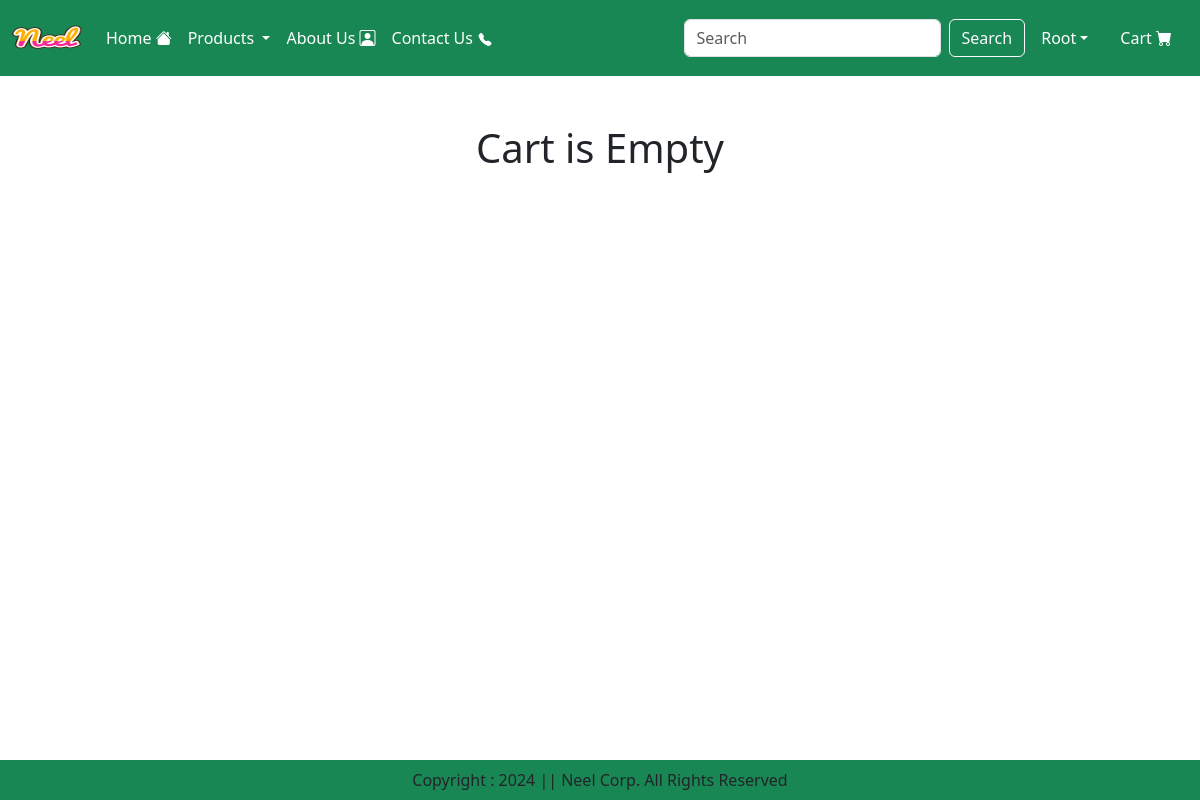
Before: /cart/ (signed in) with the older database file.
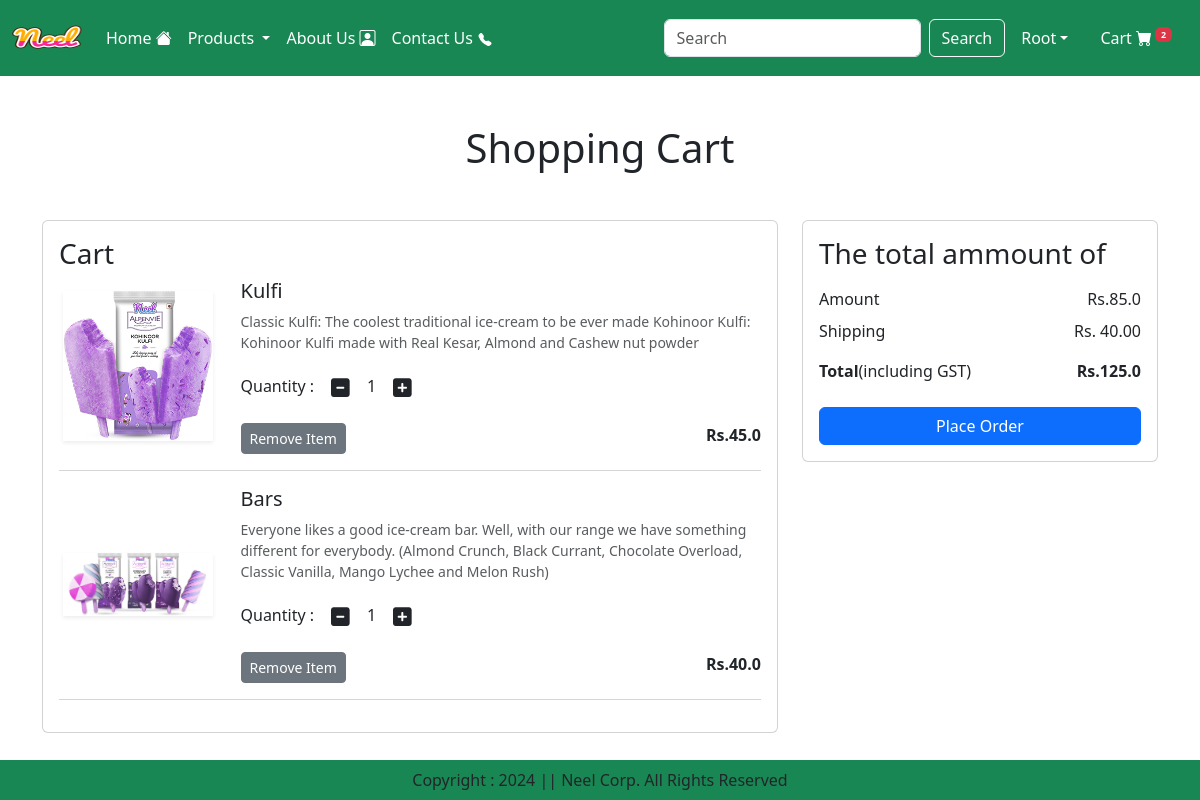
After: the same page with the newer database file.
### app/models.py (models this page shows, shortened)
class Cart(models.Model):
    user = models.ForeignKey(User,on_delete=models.CASCADE)
    product = models.ForeignKey(Product,on_delete=models.CASCADE)
    quantity = models.PositiveIntegerField(default=1)

class Product(models.Model):
    title = models.CharField( max_length=100)
    selling_price = models.FloatField()
    discounted_price = models.FloatField()
    description = models.TextField()
    composition = models.TextField()
    prodapp = models.TextField(default='')
    category = models.CharField(choices=CATEGORY_CHOICES, max_length=2)
    product_image = models.ImageField(upload_to='product',null=True)

### app/views.py (the view)
# urls.py: path("cart/",showcart,name="showcart"),
@login_required
def showcart(request):
    cartitem = cart_num(request)
    user = request.user
    cart = Cart.objects.filter(user=user)
    amount = 0
    for p in cart:
        value = p.quantity * p.product.discounted_price
        amount+=value
    totalamount = amount +40
    return render(request,'cart.html',locals())

### app/views.py (called while the page is built)
def cart_num(request)->int:
    if request.user.is_authenticated:
        return  len(Cart.objects.filter(user=request.user))

### app/templates/cart.html (shortened to what this page needs)
{% extends "base.html" %}
{% load static %}
{% block main %}
<div class="container my-5">
    <div class="row">
        {% if cart %}
        <h1 class="text-center mb-5">Shopping Cart</h1>
        <div class="col-sm-8">
            <div class="card">
                <div class="card-body">
                    <h3>Cart</h3>
                    {% for item in cart %}
                    <div class="row">
                        <div class="col-sm-3 text-center align-self-center"><img src="{{item.product.product_image.url}}" class="img-fluid img-tumbnail shadow-sm" height="150" width="150" alt="">
                        </div>
                        <div class="col-sm-9">
                            <div>
                                <h5>{{item.product.title}}</h5>
                                <p class="mb-2 text-muted small">{{item.product.description}}</p>
                                <div class="my-3">
                                    <label for="quantity">Quantity :</label>
                                    <a class="minus-cart btn" pid="{{item.product.id}}"><i class="fas fa-minus-square fa-lg"></i></a>
                                    <span id="quantity">{{item.quantity}}</span>
                                    <a class="plus-cart btn" pid="{{item.product.id}}"><i class="fas fa-plus-square fa-lg"></i></a>
                                </div>
                                <div class="d-flex justify-content-between">
                                    <a  class="remove-cart btn btn-sm btn-secondary mr-3" pid="{{item.product.id}}">Remove Item</a>
                                  <p class="mb-0"><span><strong>Rs.{{item.product.discounted_price}}</strong></span></p>
                                </div>
                            </div>
                        </div>
                     </div>
                     <hr class="text-muted">
                     {% endfor %}
                </div>
            </div>
        </div>
        <div class="col-sm-4">
            <div class="card">
                <div class="card-body">
                  <h3>The total ammount of </h3>
                  <ul class="list-group">
                    <li class="list-group-item d-flex justify-content-between align-items-center border-0 px-0 pb-0">Amount <span id="amount">Rs.{{amount}}</span></li>
                    <li class="list-group-item d-flex justify-content-between align-items-center border-0 px-0 ">Shipping <span>Rs. 40.00</span></li>
                    <li class="list-group-item d-flex justify-content-between align-items-center border-0 px-0 mb-3">
                        <div>
                            <strong>Total</strong>(including GST)<small></small>
                        </div>
                        <span id="totalamount"><strong>Rs.{{totalamount}}</strong></span>
                    </li>
                  </ul>
                  <div class="d-grid"><a href="{% url 'checkout' %}" class="btn btn-primary">Place Order</a></div>
                </div>
            </div>
        </div>
        {% else %}
        <h1 class="text-center mb-5">Cart is Empty</h1>
        {% endif %}
    </div>
</div>
{% endblock main %}

### app/templates/base.html (shortened to what this page needs)
{% load static %}
<!DOCTYPE html>
<html lang="en">
  <head>
    <link rel="stylesheet" href="https://cdn.jsdelivr.net/npm/bootstrap-icons@1.11.3/font/bootstrap-icons.min.css">
    <link
      href="https://cdn.jsdelivr.net/npm/bootstrap@5.3.3/dist/css/bootstrap.min.css"
      rel="stylesheet"
    />
    <link rel="stylesheet" href="{% static "css/owl.carousel.min.css" %}">
    <link rel="stylesheet" href="{% static "css/all.min.css" %}">
    <link rel="stylesheet" href="{% static "css/style.css" %}">
  </head>
  <body>
     <nav class="navbar navbar-expand-lg navbar-dark bg-success">
      <div class="container-fluid">
        <a class="navbar-brand" href=""><img src="{% static "images/neel.png" %}" width="70" height="50" alt=""> </a>
        <div class="collapse navbar-collapse" id="navbarSupportedContent">
          <ul class="navbar-nav me-auto mb-2 mb-lg-0">
            <li class="nav-item">
              <a class="nav-link active" aria-current="page" href="/">Home <i class="bi bi-house-fill"></i></a>
            </li>
            <li class="nav-item dropdown ">
              <a class="nav-link dropdown-toggle text-white" href="#" role="button" data-bs-toggle="dropdown" aria-expanded="false">
                Products
              </a>
            </li>
            <li class="nav-item">
              <a class="nav-link text-white" href="{% url 'about'%}"> About Us <i class="bi bi-person-square"></i></a>
            </li>
            <li class="nav-item">
              <a class="nav-link text-white" href="{% url 'contact'%}">Contact Us </a>
            </li>
          </ul>
          <form class="d-flex" role="search" action="/search">
            <input class="form-control me-2" name="search" type="search" placeholder="Search" aria-label="Search">
            <button class="btn btn-outline-light" type="submit">Search</button>
          </form>
        </div>
          <ul class="navbar-nav  me-auto mb-2 mb-lg-0">
            {% if request.user.is_authenticated %}
            <li class="nav-item dropdown mx-2">
              <a class="nav-link dropdown-toggle text-white" href="#" id="profileDropdown" role="button" data-bs-toggle="dropdown"
               aria-expanded="false">{{request.user.username|capfirst}}</a>
            </li>
            <li class="nav-item mx-2">
              <a href="{% url "showcart" %}" class="nav-link text-white">Cart <i class="bi bi-cart-fill"></i>{% if cartitem > 0 %}<sup>
                <span class="badge bg-danger">
                {{cartitem}}
              </span></sup>
              {% endif %}
              </a>
            </li>
            {% endif %}
          </ul>
      </div>
    </nav>
    {% block main %}{% endblock main %}
    <footer class="container-fluid fixed-bottom bg-success text-center p-2 mt-5">
      Copyright : 2024 || Neel Corp. All Rights Reserved
    </footer>
  </body>
</html>

Changed rows visible on the page:
added Cart: product.product_image (picture), product "Kulfi", product.description "Classic Kulfi: The coolest traditional ice-cream to be ever made Kohinoor Kulfi: Kohinoor Kulfi made with Real Kesar, Almond and Cashew nut powder", quantity "1", product.discounted_price "45.0"
added Cart: product.product_image (picture), product "Bars", product.description "Everyone likes a good ice-cream bar. Well, with our range we have something different for everybody. (Almond Crunch, Black Currant, Chocolate Overload, Classic Vanilla, Mango Lychee and Melon Rush)", quantity "1", product.discounted_price "40.0"
Other visible differences:
{{ cartitem }}: (not shown) → "2"
{{ amount }}: (not shown) → "85.0"
{{ totalamount }}: (not shown) → "125.0"
text no longer shown: "Cart is Empty"
text now shown: "Shopping Cart Cart The total ammount of Amount Rs. Shipping Rs. 40.00 Total (including GST) Rs. Place Order"
